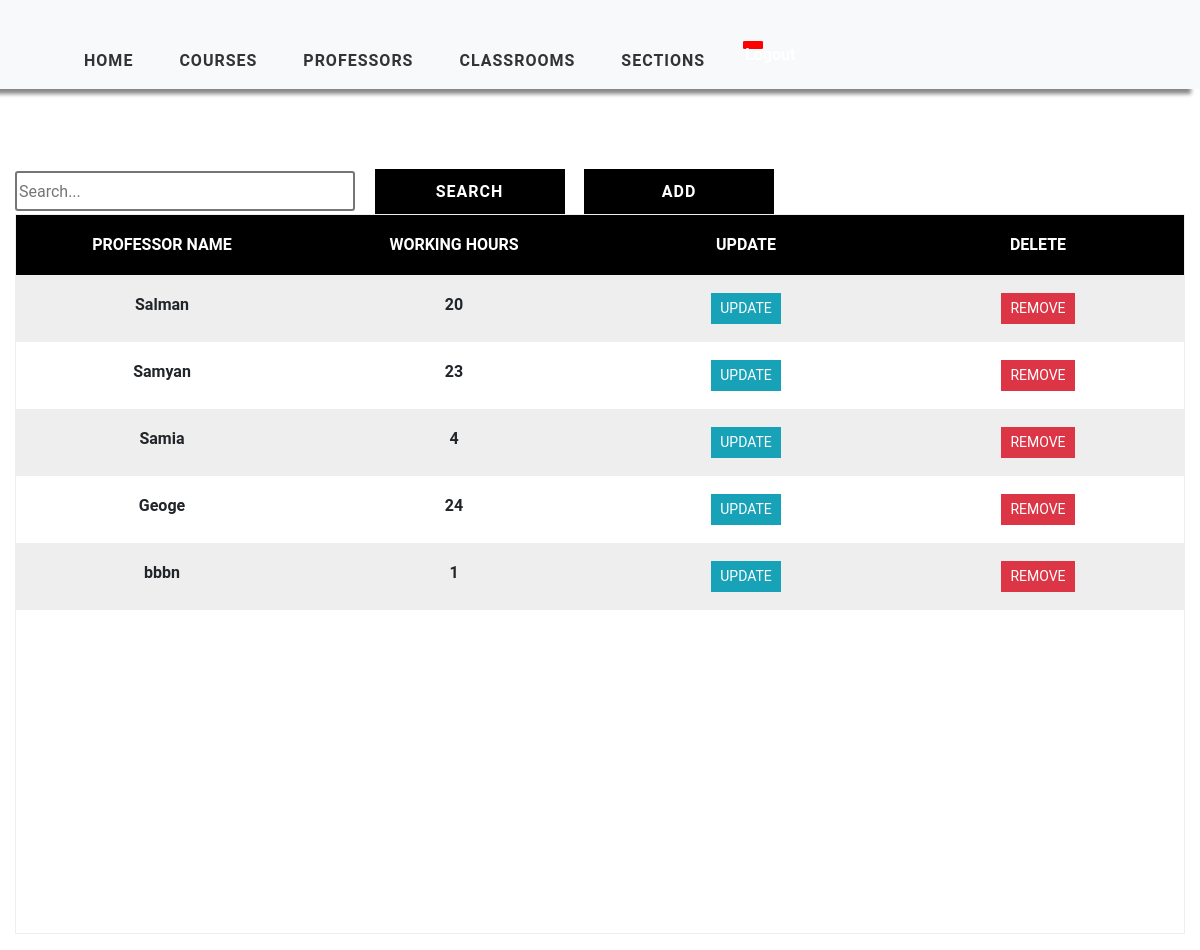
Before: /professor_view/ (signed in) with the older database file.
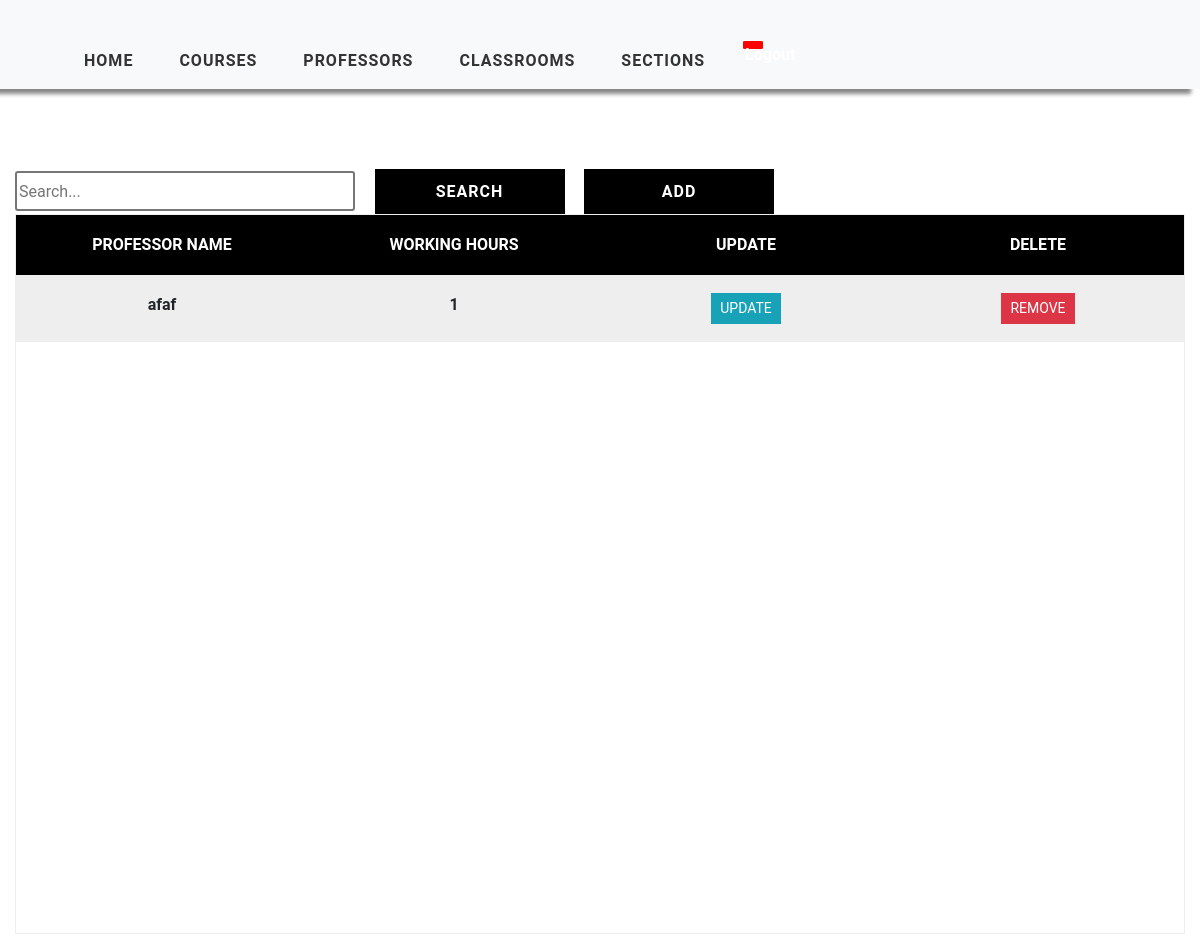
After: the same page with the newer database file.
### timetableapp/models.py (models this page shows, shortened)
class Professor(models.Model):
    professor_id = models.CharField(max_length=2000,primary_key=True)
    professor_name = models.CharField(max_length=2000, null=True)
    working_hours = models.IntegerField(null=True)
    available_hours = models.IntegerField(null=True)

### timetableapp/views.py (the view)
# urls.py: path('professor_view/', views.ProfessorTable, name='professor_view'),
@login_required(login_url='login')
def ProfessorTable(request):
    professor1 = Professor.objects.all()
    context = {'professor1': professor1}
    return render(request, 'timetableapp/ProfessorTable.html', context)

### timetableapp/templates/timetableapp/ProfessorTable.html
{% extends 'timetableapp/main.html' %}
{% load static %}
{% block content %}
    <div class="container-fluid">
    <div class="search">
        <input type="text" class="searchbox" placeholder="Search...">
        <input type="submit" value="Search" class="searchButton">
        <a href="{% url 'add-professor' %}"><button class="searchButton">Add </button></a>
    </div>
        <div class="table  text-center">
            <div class="table-header">
                <div class="header__item filter__link">
                   Professor Name
                </div>
                <div class="header__item filter__link">
                  Working Hours
                </div>
                <div class="header__item filter__link">
                    Update
                </div>
                <div class="header__item filter__link">
                    Delete
                </div>
            </div>
            <div class="tab-content">
                {% for prof in professor1 %}
                <div class="table-row text-center">
                    <div class="table-data">
                        {{ prof.professor_name }}
                    </div>
                    <div class="table-data">
                        {{ prof.working_hours}}
                    </div>
                    <div class="table-data">
                       <a href="{% url 'update-professor' prof.professor_id %}" class="btn btn-sm btn-info">Update</a>
                    </div>
                    <div class="table-data">
                       <a href="{% url 'delete-professor' prof.professor_id %}" class="btn btn-sm btn-danger" >Remove</a>
                    </div>
                </div>
                {% endfor %}
            </div>
        </div>
    </div>
{% endblock %}

Changed rows visible on the page:
removed Professor: professor_name "Salman", working_hours "20"
removed Professor: professor_name "Samyan", working_hours "23"
removed Professor: professor_name "Samia", working_hours "4"
removed Professor: professor_name "Geoge", working_hours "24"
removed Professor: professor_name "bbbn", working_hours "1"
added Professor: professor_name "afaf", working_hours "1"
